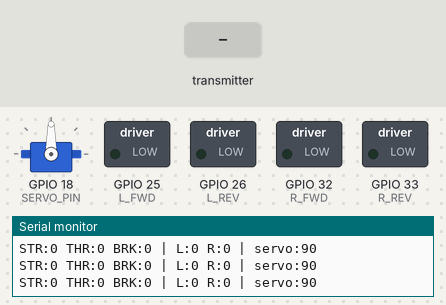
The sketch below on a simulated ESP32. Parts: servo, switched loads named in the sketch (green lamp = pin HIGH), the last lines printed to the serial monitor. The inputs (shaded band) are chosen by the test bench.

Above: at 1.2 s.
1.3 s: the transmitter starts sending steeringAngle = 90
At 2.1 s:
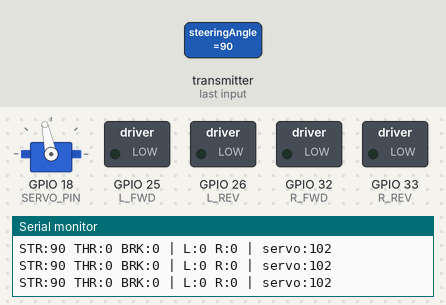
2.8 s: the transmitter starts sending throttle = 1024
At 4.1 s:
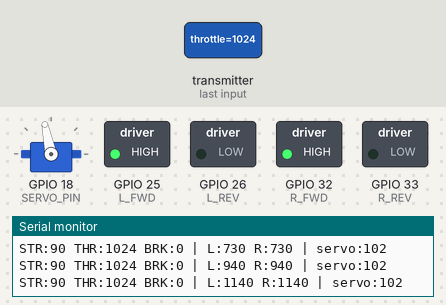
4.5 s: the transmitter starts sending steeringAngle = 0
At 5.7 s:
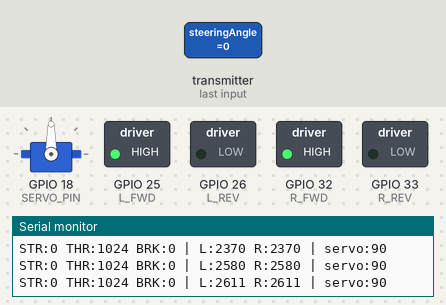
6.0 s: the transmitter starts sending brake = 1024
At 6.9 s:
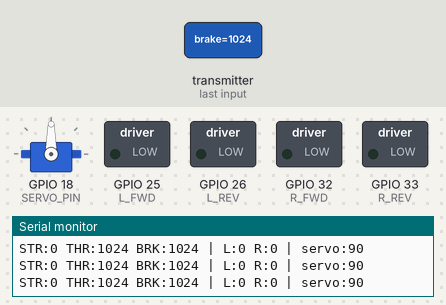
7.5 s: the transmitter starts sending throttle = 0
At 8.1 s:
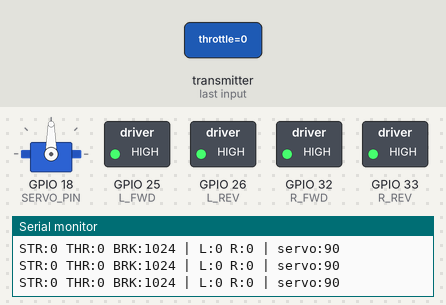
9.0 s: the transmitter starts sending steeringAngle = 180
At 9.3 s:
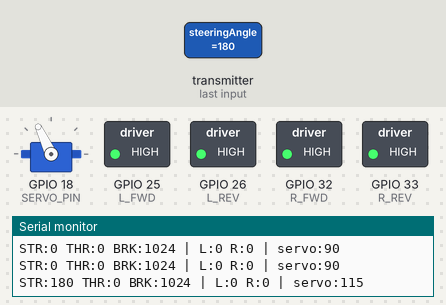
Timing chart, 0 to 11.5 s (numbered marks = the images above; inputs shaded):
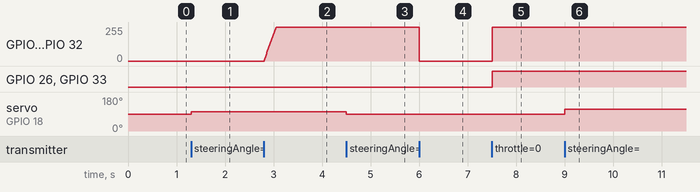

Measured:
- after the input at 1.3 s, servo on GPIO 18 (SERVO_PIN): 90° → 102° at once
- after the input at 2.8 s, GPIO 25 (L_FWD), GPIO 32 (R_FWD): moves from 0/255 to 255/255 over 0.25 s, starting at once
- after the input at 4.5 s, servo on GPIO 18 (SERVO_PIN): 102° → 90° at once
- after the input at 6.0 s, GPIO 25 (L_FWD), GPIO 32 (R_FWD): 255/255 → 0/255 at once
- after the input at 7.5 s, GPIO 25 (L_FWD), GPIO 32 (R_FWD): 0/255 → 255/255 at once; GPIO 26 (L_REV), GPIO 33 (R_REV): LOW → HIGH at once
- after the input at 9.0 s, servo on GPIO 18 (SERVO_PIN): 90° → 115° at once

The sketch:

receiver_esp32_l9110.ino
```cpp
// RECEIVER: ESP32 (30-pin expansion shield) + L9110 + steering servo
// Needs Arduino-ESP32 core 3.x and the ESP32Servo library.
// Transmitter sketch is unchanged.

#include <WiFi.h>
#include <esp_now.h>
#include <esp_wifi.h>
#include <ESP32Servo.h>

// ===================== PINS (edit if your wiring differs) =====================
const int L_FWD = 25;     // L9110 A-IA  (left motor)
const int L_REV = 26;     // L9110 A-IB
const int R_FWD = 32;     // L9110 B-IA  (right motor)
const int R_REV = 33;     // L9110 B-IB
const int SERVO_PIN = 18; // servo signal

// ===================== TUNING =====================
const int  PWM_FREQ   = 5000;   // Hz, motor PWM
const int  MAX_DUTY   = 255;    // lower to ~170 if the N30s are 6V and you run ~9V
const bool INVERT_LEFT  = false; // flip if a wheel spins backwards
const bool INVERT_RIGHT = false;
const bool DIFF_STEER   = true;  // also slow the inner wheel when turning

const int SERVO_MIN    = 40;    // left limit (deg), keep inside what the linkage allows
const int SERVO_MAX    = 140;   // right limit (deg); swap MIN/MAX to reverse direction

const int RAMP_STEP    = 10;    // max duty increase per 10 ms (soft start, eases battery load)
const unsigned long FAILSAFE_MS = 500; // stop if no packet for this long

// Must match the transmitter's target address
uint8_t myMac[] = {0x12, 0x34, 0x56, 0x78, 0x9A, 0xBC};

// ===================== PACKET (identical to transmitter) =====================
typedef struct struct_message {
  int steeringAngle; // -360..360
  int throttle;      // 0..100
  int brake;         // 0..100
  int driveMode;     // 1..5
} struct_message;

volatile struct_message rxData = {0, 0, 0, 3};
volatile unsigned long lastRecv = 0;

Servo steeringServo;
int curL = 0, curR = 0;

void OnDataRecv(const esp_now_recv_info_t *info, const uint8_t *data, int len) {
  if (len != sizeof(struct_message)) return;
  memcpy((void *)&rxData, data, sizeof(rxData));
  lastRecv = millis();
}

// speed: -255..255 (negative = reverse)
void driveMotor(int fwdPin, int revPin, int speed, bool invert) {
  if (invert) speed = -speed;
  speed = constrain(speed, -255, 255);
  if (speed > 0)      { ledcWrite(fwdPin, speed);  ledcWrite(revPin, 0); }
  else if (speed < 0) { ledcWrite(fwdPin, 0);      ledcWrite(revPin, -speed); }
  else                { ledcWrite(fwdPin, 0);      ledcWrite(revPin, 0); }
}

// L9110: both inputs HIGH = brake
void brakeMotor(int fwdPin, int revPin) {
  ledcWrite(fwdPin, 255);
  ledcWrite(revPin, 255);
}

void setup() {
  Serial.begin(115200);

  ledcAttach(L_FWD, PWM_FREQ, 8);
  ledcAttach(L_REV, PWM_FREQ, 8);
  ledcAttach(R_FWD, PWM_FREQ, 8);
  ledcAttach(R_REV, PWM_FREQ, 8);
  driveMotor(L_FWD, L_REV, 0, false);
  driveMotor(R_FWD, R_REV, 0, false);

  ESP32PWM::allocateTimer(3);
  steeringServo.setPeriodHertz(50);
  steeringServo.attach(SERVO_PIN, 500, 2400);
  steeringServo.write((SERVO_MIN + SERVO_MAX) / 2);

  WiFi.mode(WIFI_STA);
  esp_wifi_set_mac(WIFI_IF_STA, myMac);   // so the transmitter's fixed address reaches this board

  if (esp_now_init() != ESP_OK) {
    Serial.println("ESP-NOW init failed");
    return;
  }
  esp_now_register_recv_cb(OnDataRecv);
  Serial.print("Ready. MAC: ");
  Serial.println(WiFi.macAddress());
}

void loop() {
  static unsigned long lastRun = 0, lastPrint = 0;
  if (millis() - lastRun < 10) return;
  lastRun = millis();

  struct_message d;
  memcpy(&d, (const void *)&rxData, sizeof(d));

  // Failsafe: no recent packet -> stop and center
  if (millis() - lastRecv > FAILSAFE_MS) {
    d.steeringAngle = 0;
    d.throttle = 0;
    d.brake = 0;
  }

  // ---- Steering servo ----
  int servoPos = map(constrain(d.steeringAngle, -360, 360), -360, 360, SERVO_MIN, SERVO_MAX);
  steeringServo.write(servoPos);

  // ---- Base speed from throttle ----
  int baseSpeed = map(d.throttle, 0, 100, 0, MAX_DUTY);
  if (d.throttle <= 5) baseSpeed = 0;

  // ---- Progressive braking ----
  float brakeMult = 1.0;
  if (d.brake > 10) {
    if (d.brake <= 50)      brakeMult = map(d.brake, 10, 50, 100, 30) / 100.0;
    else if (d.brake < 80)  brakeMult = map(d.brake, 50, 80, 30, 0) / 100.0;
    else                    brakeMult = 0.0;
  }
  int target = baseSpeed * brakeMult;

  // ---- Differential blend ----
  int tL = target, tR = target;
  if (DIFF_STEER) {
    if (d.steeringAngle > 15) {
      tR = target - map(constrain(d.steeringAngle, 0, 360), 0, 360, 0, target);
    } else if (d.steeringAngle < -15) {
      tL = target - map(constrain(-d.steeringAngle, 0, 360), 0, 360, 0, target);
    }
  }

  // ---- Hard lock ----
  if (d.brake >= 80 && baseSpeed == 0) {
    curL = curR = 0;
    brakeMotor(L_FWD, L_REV);
    brakeMotor(R_FWD, R_REV);
  } else {
    if (target <= 5) { tL = 0; tR = 0; }
    // soft start up, instant slow-down
    curL = (tL > curL) ? min(tL, curL + RAMP_STEP) : tL;
    curR = (tR > curR) ? min(tR, curR + RAMP_STEP) : tR;
    driveMotor(L_FWD, L_REV, curL, INVERT_LEFT);
    driveMotor(R_FWD, R_REV, curR, INVERT_RIGHT);
  }

  if (millis() - lastPrint > 200) {
    lastPrint = millis();
    Serial.printf("STR:%d THR:%d BRK:%d | L:%d R:%d | servo:%d\n",
                  d.steeringAngle, d.throttle, d.brake, curL, curR, servoPos);
  }
}
```
